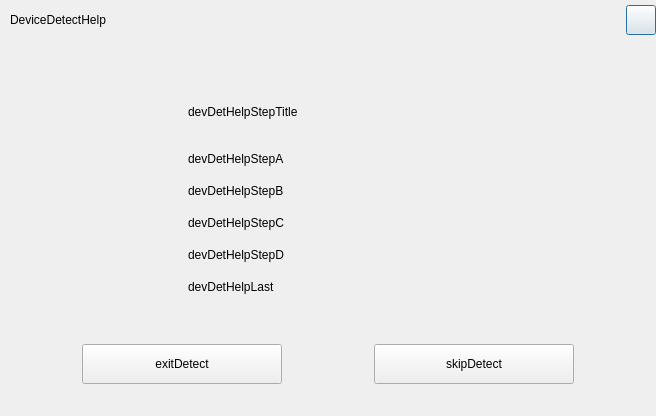
<?xml version="1.0" encoding="UTF-8"?>
<ui version="4.0">
 <class>DeviceDetectHelpDialog</class>
 <widget class="QDialog" name="DeviceDetectHelpDialog">
  <property name="geometry">
   <rect>
    <x>0</x>
    <y>0</y>
    <width>656</width>
    <height>416</height>
   </rect>
  </property>
  <property name="sizePolicy">
   <sizepolicy hsizetype="Fixed" vsizetype="Fixed">
    <horstretch>0</horstretch>
    <verstretch>0</verstretch>
   </sizepolicy>
  </property>
  <property name="windowTitle">
   <string>DeviceDetectHelp</string>
  </property>
  <layout class="QHBoxLayout" name="horizontalLayout_3">
   <property name="spacing">
    <number>0</number>
   </property>
   <property name="leftMargin">
    <number>0</number>
   </property>
   <property name="topMargin">
    <number>0</number>
   </property>
   <property name="rightMargin">
    <number>0</number>
   </property>
   <property name="bottomMargin">
    <number>0</number>
   </property>
   <item>
    <widget class="QWidget" name="widget_mainDDHelpDlg" native="true">
     <layout class="QVBoxLayout" name="verticalLayout" stretch="0,0,0,0,0,0">
      <property name="spacing">
       <number>10</number>
      </property>
      <property name="leftMargin">
       <number>0</number>
      </property>
      <property name="topMargin">
       <number>0</number>
      </property>
      <property name="rightMargin">
       <number>0</number>
      </property>
      <property name="bottomMargin">
       <number>0</number>
      </property>
      <item>
       <widget class="QWidget" name="widget_titleBar" native="true">
        <property name="minimumSize">
         <size>
          <width>0</width>
          <height>40</height>
         </size>
        </property>
        <property name="maximumSize">
         <size>
          <width>16777215</width>
          <height>40</height>
         </size>
        </property>
        <layout class="QHBoxLayout" name="horizontalLayout_5">
         <property name="spacing">
          <number>0</number>
         </property>
         <property name="leftMargin">
          <number>10</number>
         </property>
         <property name="topMargin">
          <number>0</number>
         </property>
         <property name="rightMargin">
          <number>0</number>
         </property>
         <property name="bottomMargin">
          <number>0</number>
         </property>
         <item>
          <widget class="QLabel" name="label_titleDevDecHelpDlg">
           <property name="minimumSize">
            <size>
             <width>200</width>
             <height>0</height>
            </size>
           </property>
           <property name="maximumSize">
            <size>
             <width>200</width>
             <height>16777215</height>
            </size>
           </property>
           <property name="text">
            <string>DeviceDetectHelp</string>
           </property>
          </widget>
         </item>
         <item>
          <spacer name="horizontalSpacer">
           <property name="orientation">
            <enum>Qt::Horizontal</enum>
           </property>
           <property name="sizeHint" stdset="0">
            <size>
             <width>413</width>
             <height>20</height>
            </size>
           </property>
          </spacer>
         </item>
         <item>
          <widget class="QPushButton" name="pushButton_close">
           <property name="minimumSize">
            <size>
             <width>30</width>
             <height>30</height>
            </size>
           </property>
           <property name="maximumSize">
            <size>
             <width>30</width>
             <height>30</height>
            </size>
           </property>
           <property name="text">
            <string/>
           </property>
          </widget>
         </item>
        </layout>
       </widget>
      </item>
      <item>
       <spacer name="verticalSpacer_3">
        <property name="orientation">
         <enum>Qt::Vertical</enum>
        </property>
        <property name="sizeHint" stdset="0">
         <size>
          <width>20</width>
          <height>40</height>
         </size>
        </property>
       </spacer>
      </item>
      <item>
       <layout class="QHBoxLayout" name="horizontalLayout_1" stretch="0,0">
        <property name="spacing">
         <number>20</number>
        </property>
        <property name="leftMargin">
         <number>40</number>
        </property>
        <property name="rightMargin">
         <number>40</number>
        </property>
        <item>
         <widget class="QLabel" name="label_iconDetectHelp">
          <property name="minimumSize">
           <size>
            <width>128</width>
            <height>128</height>
           </size>
          </property>
          <property name="maximumSize">
           <size>
            <width>128</width>
            <height>128</height>
           </size>
          </property>
          <property name="text">
           <string/>
          </property>
         </widget>
        </item>
        <item>
         <layout class="QVBoxLayout" name="verticalLayout_3" stretch="0,0,0,0,0,0">
          <property name="spacing">
           <number>2</number>
          </property>
          <property name="bottomMargin">
           <number>0</number>
          </property>
          <item>
           <widget class="QLabel" name="label_devDetHelpStepTitle">
            <property name="minimumSize">
             <size>
              <width>0</width>
              <height>60</height>
             </size>
            </property>
            <property name="maximumSize">
             <size>
              <width>16777215</width>
              <height>60</height>
             </size>
            </property>
            <property name="text">
             <string>devDetHelpStepTitle</string>
            </property>
            <property name="wordWrap">
             <bool>true</bool>
            </property>
           </widget>
          </item>
          <item>
           <widget class="QLabel" name="label_devDetHelpStepA">
            <property name="minimumSize">
             <size>
              <width>0</width>
              <height>30</height>
             </size>
            </property>
            <property name="maximumSize">
             <size>
              <width>16777215</width>
              <height>30</height>
             </size>
            </property>
            <property name="text">
             <string>devDetHelpStepA</string>
            </property>
           </widget>
          </item>
          <item>
           <widget class="QLabel" name="label_devDetHelpStepB">
            <property name="minimumSize">
             <size>
              <width>0</width>
              <height>30</height>
             </size>
            </property>
            <property name="maximumSize">
             <size>
              <width>16777215</width>
              <height>30</height>
             </size>
            </property>
            <property name="text">
             <string>devDetHelpStepB</string>
            </property>
           </widget>
          </item>
          <item>
           <widget class="QLabel" name="label_devDetHelpStepC">
            <property name="minimumSize">
             <size>
              <width>0</width>
              <height>30</height>
             </size>
            </property>
            <property name="maximumSize">
             <size>
              <width>16777215</width>
              <height>30</height>
             </size>
            </property>
            <property name="text">
             <string>devDetHelpStepC</string>
            </property>
           </widget>
          </item>
          <item>
           <widget class="QLabel" name="label_devDetHelpStepD">
            <property name="minimumSize">
             <size>
              <width>0</width>
              <height>30</height>
             </size>
            </property>
            <property name="maximumSize">
             <size>
              <width>16777215</width>
              <height>30</height>
             </size>
            </property>
            <property name="text">
             <string>devDetHelpStepD</string>
            </property>
           </widget>
          </item>
          <item>
           <widget class="QLabel" name="label_devDetHelpLast">
            <property name="minimumSize">
             <size>
              <width>0</width>
              <height>30</height>
             </size>
            </property>
            <property name="maximumSize">
             <size>
              <width>16777215</width>
              <height>30</height>
             </size>
            </property>
            <property name="text">
             <string>devDetHelpLast</string>
            </property>
           </widget>
          </item>
         </layout>
        </item>
       </layout>
      </item>
      <item>
       <spacer name="verticalSpacer_2">
        <property name="orientation">
         <enum>Qt::Vertical</enum>
        </property>
        <property name="sizeHint" stdset="0">
         <size>
          <width>20</width>
          <height>40</height>
         </size>
        </property>
       </spacer>
      </item>
      <item>
       <layout class="QHBoxLayout" name="horizontalLayout_4">
        <item>
         <widget class="QPushButton" name="pushButton_exitDetect">
          <property name="minimumSize">
           <size>
            <width>200</width>
            <height>40</height>
           </size>
          </property>
          <property name="maximumSize">
           <size>
            <width>200</width>
            <height>40</height>
           </size>
          </property>
          <property name="text">
           <string>exitDetect</string>
          </property>
         </widget>
        </item>
        <item>
         <widget class="QPushButton" name="pushButton_skipDetect">
          <property name="minimumSize">
           <size>
            <width>200</width>
            <height>40</height>
           </size>
          </property>
          <property name="maximumSize">
           <size>
            <width>200</width>
            <height>40</height>
           </size>
          </property>
          <property name="text">
           <string>skipDetect</string>
          </property>
         </widget>
        </item>
       </layout>
      </item>
      <item>
       <spacer name="verticalSpacer">
        <property name="orientation">
         <enum>Qt::Vertical</enum>
        </property>
        <property name="sizeHint" stdset="0">
         <size>
          <width>20</width>
          <height>40</height>
         </size>
        </property>
       </spacer>
      </item>
     </layout>
    </widget>
   </item>
  </layout>
 </widget>
 <resources/>
 <connections/>
</ui>
